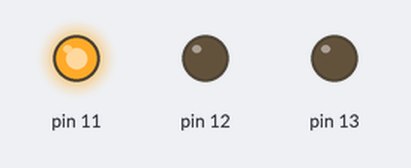
Bench run of a sketch on a simulated Arduino Uno, built with avr-gcc and run on an emulated ATmega328P. On the bench: output pins drawn as LEDs (lit = HIGH).

Above: at 0.5 s.
At 2.5 s:
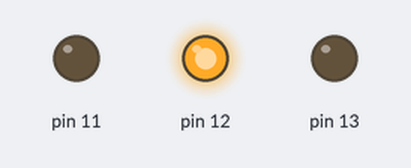
At 4.5 s:
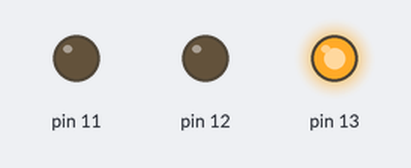
At 5.5 s:
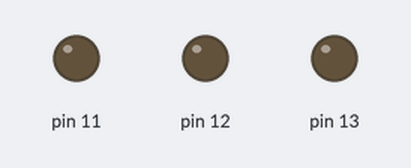
Timing chart, 0 to 7.8 s (numbered marks = the images above):
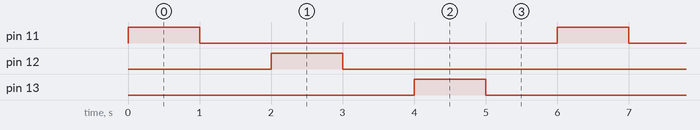

Measured:
- by itself, pin 11–13: alternates HIGH for 1.0 s and LOW for 5.0 s
- by itself, everything shown: repeats every 6.0 s, in 6 steps

The sketch:

q2.ino
```cpp
// the setup function runs once when you press reset or power the board
void setup() {
  // initialize digital pin LED_BUILTIN as an output.
  pinMode(11, OUTPUT);
  pinMode(12, OUTPUT);
  pinMode(13, OUTPUT);
}

// the loop function runs over and over again forever
void loop() {
  digitalWrite(11, HIGH);   // turn the LED on (HIGH is the voltage level)
  delay(1000);                       // wait for a second
  digitalWrite(11, LOW);    // turn the LED off by making the voltage LOW
  delay(1000);                       // wait for a second

  digitalWrite(12, HIGH);   // turn the LED on (HIGH is the voltage level)
  delay(1000);                       // wait for a second
  digitalWrite(12, LOW);    // turn the LED off by making the voltage LOW
  delay(1000);                       // wait for a second


  digitalWrite(13, HIGH);   // turn the LED on (HIGH is the voltage level)
  delay(1000);                       // wait for a second
  digitalWrite(13, LOW);    // turn the LED off by making the voltage LOW
  delay(1000);                       // wait for a second

}
```
